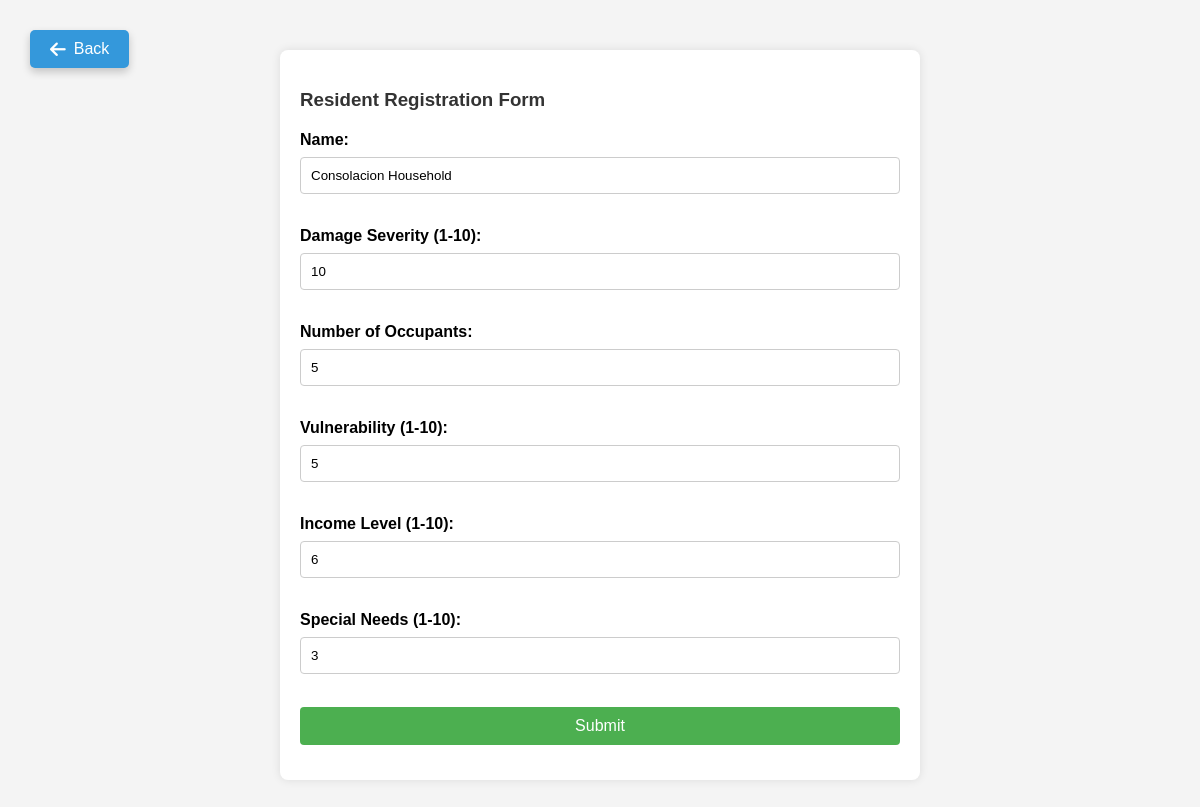
The app's page /edit_data.php?id=77, older data.
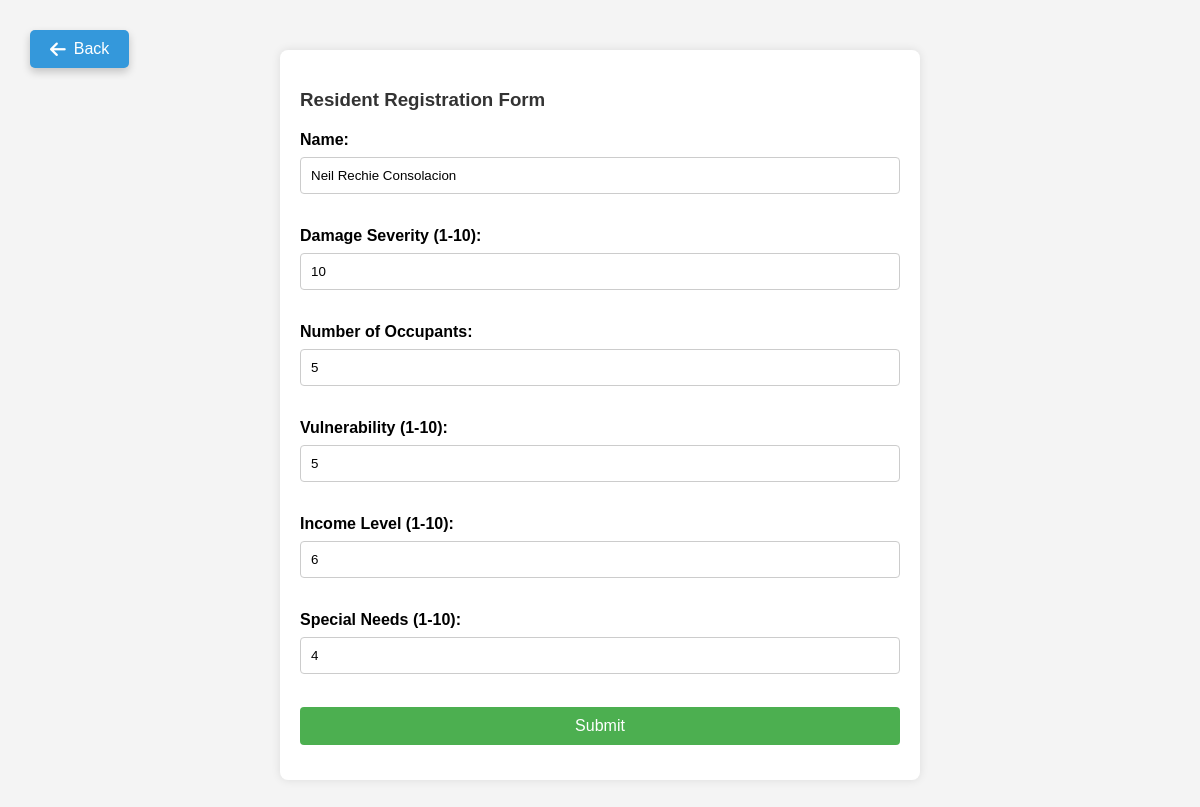
The same page, newer data.
### tables this page shows
CREATE TABLE `residents` (
  `id` int(11) NOT NULL,
  `name` varchar(100) NOT NULL,
  `damage_severity` int(11) NOT NULL,
  `number_of_occupants` int(11) NOT NULL,
  `vulnerability` int(11) NOT NULL,
  `income_level` int(11) NOT NULL,
  `special_needs` int(11) NOT NULL,
  `total_score` decimal(5,2) NOT NULL,
  `distribution_date` date DEFAULT NULL
);

### edit_data.php (the view, shortened to what this page needs)
<?php
$pdo = new PDO('mysql:host=localhost;dbname=aidman-db', 'root', '');
if (isset($_GET['id'])) {
    $id = $_GET['id'];
    $stmt = $pdo->prepare('SELECT * FROM residents WHERE id = ?');
    $stmt->execute([$id]);
    $resident = $stmt->fetch(PDO::FETCH_ASSOC);
} else {
    die('ID not provided');
}
?>
<!DOCTYPE html>
<html lang="en">
<head>
    <link rel="stylesheet" href="styles.css">
    <link rel="stylesheet" href="https://cdnjs.cloudflare.com/ajax/libs/font-awesome/6.0.0-beta3/css/all.min.css">
</head>
<body class="leader-edit-body">
    <div class="back-button-container">
        <a class="back-button" href="aid-dashboard.php">
            <i class="fas fa-arrow-left back-icon"></i>
            Back
        </a>
    </div>
    <div class="leader-edit-container">
        <h3 class="leader-edit-h3">Resident Registration Form</h3>
        <form class="leader-edit-form" action="edit_data.php?id=<?php echo urlencode($id); ?>" method="post">
            <label class="leader-edit-label" for="name">Name:</label>
            <input class="leader-edit-input" type="text" id="name" name="name" value="<?php echo htmlspecialchars($resident['name']); ?>" required><br>
            <label class="leader-edit-label" for="damage_severity">Damage Severity (1-10):</label>
            <input class="leader-edit-input" type="number" id="damage_severity" name="damage_severity" min="1" max="10" value="<?php echo htmlspecialchars($resident['damage_severity']); ?>" required><br>
            <label class="leader-edit-label" for="number_of_occupants">Number of Occupants:</label>
            <input class="leader-edit-input" type="number" id="number_of_occupants" name="number_of_occupants" value="<?php echo htmlspecialchars($resident['number_of_occupants']); ?>" required><br>
            <label class="leader-edit-label" for="vulnerability">Vulnerability (1-10):</label>
            <input class="leader-edit-input" type="number" id="vulnerability" name="vulnerability" min="1" max="10" value="<?php echo htmlspecialchars($resident['vulnerability']); ?>" required><br>
            <label class="leader-edit-label" for="income_level">Income Level (1-10):</label>
            <input class="leader-edit-input" type="number" id="income_level" name="income_level" min="1" max="10" value="<?php echo htmlspecialchars($resident['income_level']); ?>" required><br>
            <label class="leader-edit-label" for="special_needs">Special Needs (1-10):</label>
            <input class="leader-edit-input" type="number" id="special_needs" name="special_needs" min="1" max="10" value="<?php echo htmlspecialchars($resident['special_needs']); ?>" required><br>
            <input class="leader-edit-input" type="submit" value="Submit">
        </form>
    </div>
</body>
</html>

Row changes from the older to the newer data that the page shows:
changed residents: name "Consolacion Household" → "Neil Rechie Consolacion"; special_needs "3" → "4"
